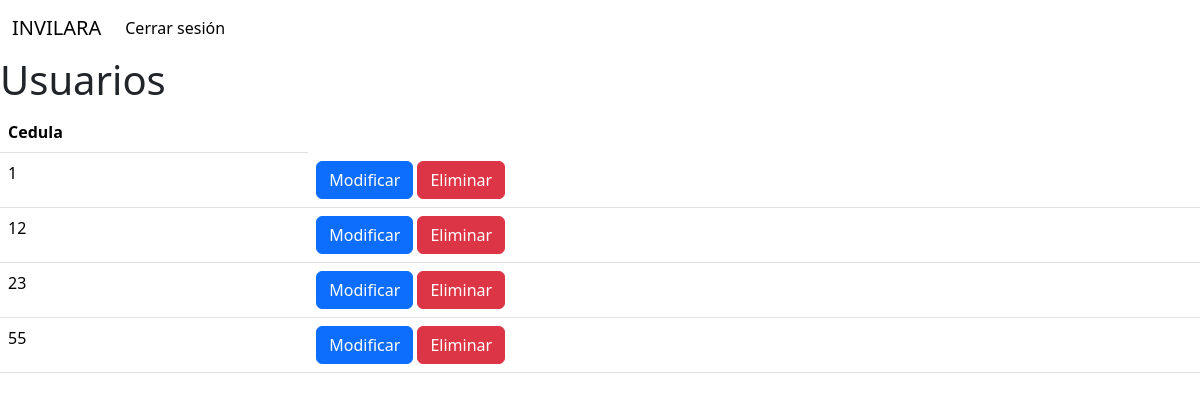
The page /panel/usuarios (signed in) on the database as committed earlier.
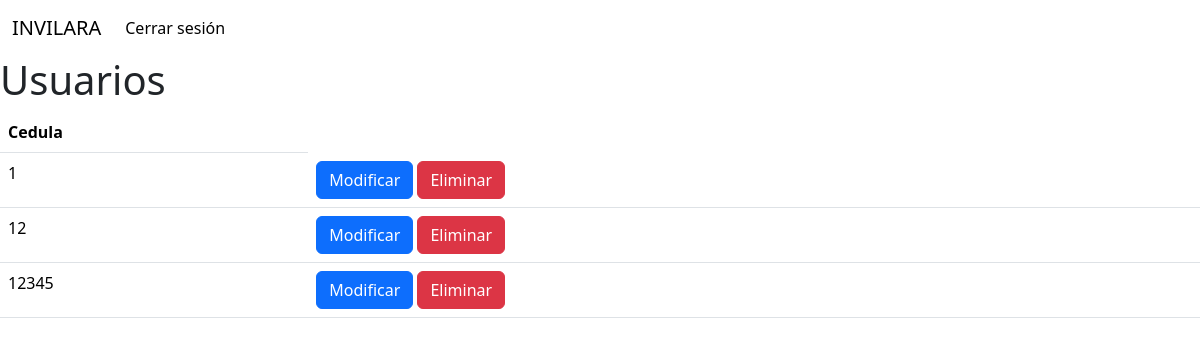
The same page on the database as committed later.
### tables this page shows
CREATE TABLE IF NOT EXISTS `usuario` (
  `cedula` int NOT NULL,
  `contraseña` varchar(100) NOT NULL,
  PRIMARY KEY (`cedula`)
);

### src/Controlador/ControladorBase.php (called while the page is built, shortened)
<?php
class ControladorBase
{
    protected function vista(string $vista, array $datos = [])
    {
        $vista = self::DIR_VISTA . "$vista.php";
        extract($datos);
        require_once self::DIR_VISTA . "componentes/header.php";
        require_once $vista;
    }
}

### src/rutas.php (called while the page is built, shortened)
<?php
$router = new Router;
$router->agregarRuta("/", Controlador\InicioSesion::class, "index");
$router->agregarRuta("/inicio-sesion", Controlador\InicioSesion::class, "index");
$router->agregarRuta("/registro", Controlador\Registro::class, "index");
$router->agregarRuta("/panel/usuarios", Controlador\UsuariosPanel::class, "index");
$router->despachar();

### index.php (called while the page is built, shortened)
<?php
require "src/rutas.php";

### src/Modelo/ModeloBase.php (called while the page is built, shortened)
<?php
class ModeloBase
{
    protected \PDO $pdo;
    private string $tabla;
    protected function __construct($tabla)
    {
        $this->pdo = BaseDatos::obtenerConexion();
        $this->tabla = $tabla;
    }
    protected function sqlConsultar(): array
    {
        $query = "SELECT * FROM {$this->tabla}";
        $stmt = $this->pdo->prepare($query);
        $stmt->execute();
        return $stmt->fetchAll(\PDO::FETCH_ASSOC);
    }
}

### src/Modelo/BaseDatos.php (called while the page is built, shortened)
<?php
class BaseDatos
{
    private static \PDO|null $pdo = null;
    public static function obtenerConexion(): \PDO
    {
        if (!self::$pdo) {
            $dsn = "mysql:" . "host=" . Config::BD_HOST . ";" . "dbname=" . Config::BD_NAME . ";";
            self::$pdo = new \PDO($dsn, Config::BD_USERNAME, Config::BD_PASSWORD);
            self::$pdo->setAttribute(\PDO::ATTR_ERRMODE, \PDO::ERRMODE_EXCEPTION);
        }
        return self::$pdo;
    }
}

### src/Modelo/Usuarios.php (called while the page is built, shortened)
<?php
class Usuarios extends ModeloBase
{
    public function obtenerTodosUsuarios(): array
    {
        return $this->sqlConsultar();
    }
}

### src/Vista/usuario.php (the view, shortened to what this page needs)
<?php include "src/vista/componentes/navbar.php" ?>
<h1>Usuarios</h1>
<table class="table">
    <tr>
        <th>Cedula</th>
    </tr>
    <?php foreach ($usuarios as $user): ?>
        <tr name="fila-usuario">
            <td name="cedula"> <?php echo $user["cedula"]; ?> </td>
            <td>
                <button class="btn btn-primary" name="btn-modificar">Modificar</button>
                <button class="btn btn-danger" name="btn-eliminar">Eliminar</button>
            </td>
        </tr>
    <?php endforeach; ?>
</table>

### src/Router.php (shortened to what this page needs)
<?php
class Router
{
    protected $rutas = [];
    public function agregarRuta(string $uri, $controlador, string $accion)
    {
        $this->rutas[$uri] = [
            "controlador" => $controlador,
            "accion" => $accion,
        ];
    }
    public function despachar()
    {
        $uri = parse_url($_SERVER['REQUEST_URI'], PHP_URL_PATH);
        if (array_key_exists($uri, $this->rutas)) {
            $ruta = $this->rutas[$uri];
            $accion = $ruta["accion"];
            $controlador = new $controlador();
            $controlador->$accion();
        } else {
            http_response_code(404);
            echo "Ruta no encontrada en: $uri";
            exit;
        }
    }
}

### src/Controlador/UsuariosPanel.php (shortened to what this page needs)
<?php
class UsuariosPanel extends ControladorBase
{
    private $modelo;
    public function __construct()
    {
        $this->modelo = new Usuarios();
    }
    public function index()
    {
        if (isset($_GET["id"], $_GET["accion"])) {
            $id = $_GET["id"];
            $accion = $_GET["accion"];
            switch ($accion) {
                case "modificar":
                    echo "'Modificar' necesita implementarse.";
                    break;
                case "eliminar":
                    if ($this->modelo->eliminarUsuario($id)) {
                        http_response_code(200);
                        echo "Usuario $id eliminado con éxito";
                    } else {
                        http_response_code(400);
                        echo "Usuario $id no encontrado";
                    }
                    break;
            }
        } else {
            $this->vista(
                "usuario",
                ["titulo" => "Usuarios", "usuarios" => $this->modelo->obtenerTodosUsuarios()]
            );
        }
    }
}

### src/Vista/componentes/header.php (shortened to what this page needs)
<!DOCTYPE html>
<html lang="es" data-bs-theme="light">
<head>
    <link rel="stylesheet" href="/lib/bootstrap/bootstrap.min.css">
</head>
<body>
</body>
</html>

### src/Vista/componentes/navbar.php (shortened to what this page needs)
<nav class="navbar navbar-expand-lg navbar-light">
    <div class="container-fluid">
        <a class="navbar-brand" href="/">INVILARA</a>
        <div class="collapse navbar-collapse" id="navbarSupportedContent">
            <ul class="navbar-nav me-auto mb-2 mb-lg-0">
                <li class="nav-item">
                    <?php if (isset($_SESSION["usuario"])): ?>
                        <a class="nav-item nav-link active" href="/inicio-sesion?cerrar=true">Cerrar sesión</a>
                    <?php else: ?>
                        <a class="nav-item nav-link active" href="/inicio-sesion">Iniciar sesión</a>
                    <?php endif ?>
                </li>
            </ul>
        </div>
    </div>
</nav>

Rows that differ between the two databases and show on the page:
removed usuario: cedula "23"
removed usuario: cedula "55"
added usuario: cedula "12345"
